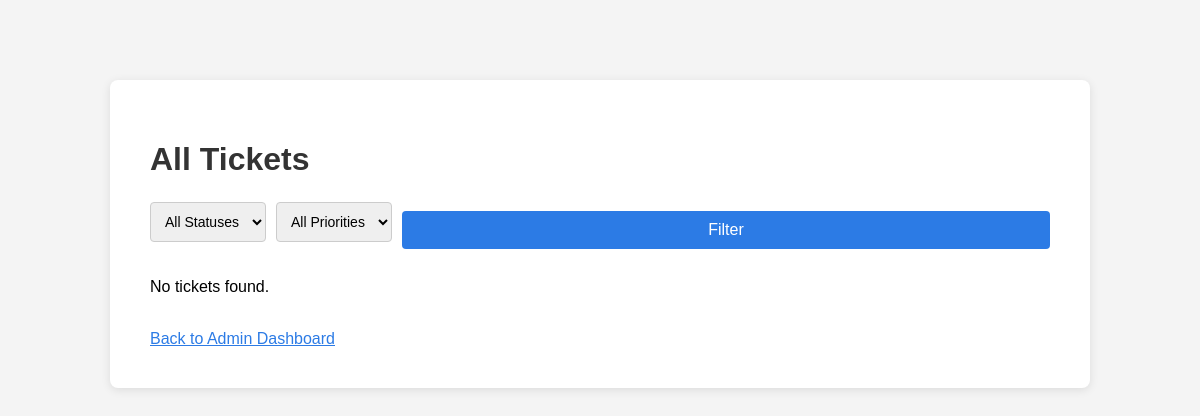
The page /admin/tickets (signed in) on the database as committed earlier.
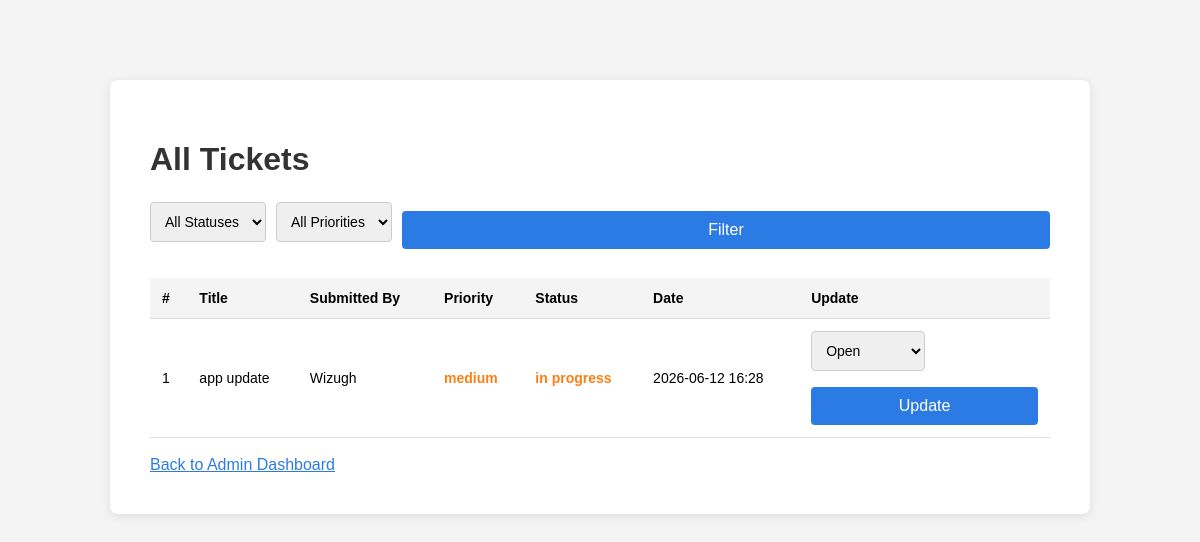
The same page on the database as committed later.
### tables this page shows
CREATE TABLE tickets (
            id INTEGER PRIMARY KEY AUTOINCREMENT,
            title TEXT NOT NULL,
            description TEXT NOT NULL,
            priority TEXT NOT NULL DEFAULT 'low',
            status TEXT NOT NULL DEFAULT 'open',
            created_by TEXT NOT NULL,
            date TEXT NOT NULL
        );

### app.py (the view)
@app.route('/admin/tickets')
def admin_tickets():
    if 'user' not in session or session['role'] != 'admin':
        return redirect(url_for('login'))
    status_filter = request.args.get('status', 'all')
    priority_filter = request.args.get('priority', 'all')
    conn = get_db()
    query = 'SELECT * FROM tickets'
    filters = []
    params = []
    if status_filter != 'all':
        filters.append('status = ?')
        params.append(status_filter)
    if priority_filter != 'all':
        filters.append('priority = ?')
        params.append(priority_filter)
    if filters:
        query += ' WHERE ' + ' AND '.join(filters)
    query += ' ORDER BY date DESC'
    tickets = conn.execute(query, params).fetchall()
    conn.close()
    return render_template('admin_tickets.html', tickets=tickets,
                          status_filter=status_filter,
                          priority_filter=priority_filter)

### app.py (called while the page is built)
def get_db():
    conn = sqlite3.connect('database.db')
    conn.row_factory = sqlite3.Row
    return conn

### templates/admin_tickets.html (shortened to what this page needs)
<!DOCTYPE html>
<html>
<head>
    <link rel="stylesheet" href="{{ url_for('static', filename='style.css') }}">
</head>
<body>
    <div class="container wide">
        <h1>All Tickets</h1>
        <form method="GET" class="filter-form">
            <select name="status">
                <option value="all" {% if status_filter=='all' %}selected{% endif %}>All Statuses</option>
            </select>
            <select name="priority">
                <option value="all" {% if priority_filter=='all' %}selected{% endif %}>All Priorities</option>
            </select>
            <button type="submit">Filter</button>
        </form>
        {% if tickets %}
        <table>
            <thead>
                <tr>
                    <th>#</th>
                    <th>Title</th>
                    <th>Submitted By</th>
                    <th>Priority</th>
                    <th>Status</th>
                    <th>Date</th>
                    <th>Update</th>
                </tr>
            </thead>
            <tbody>
                {% for ticket in tickets %}
                <tr>
                    <td>{{ ticket['id'] }}</td>
                    <td>{{ ticket['title'] }}</td>
                    <td>{{ ticket['created_by'] }}</td>
                    <td class="priority-{{ ticket['priority'] }}">{{ ticket['priority'] }}</td>
                    <td class="status-{{ ticket['status'].replace(' ', '-') }}">{{ ticket['status'] }}</td>
                    <td>{{ ticket['date'] }}</td>
                    <td>
                        <form method="POST" action="/admin/update/{{ ticket['id'] }}">
                            <select name="status">
                                <option value="open">Open</option>
                            </select>
                            <button type="submit">Update</button>
                        </form>
                    </td>
                </tr>
                {% endfor %}
            </tbody>
        </table>
        {% else %}
            <p>No tickets found.</p>
        {% endif %}
        <br>
        <a href="/admin">Back to Admin Dashboard</a>
    </div>
</body>
</html>

### static/style.css (style rules this page uses)
body { font-family: Arial, sans-serif; background-color: #f4f4f4; margin: 0; padding: 0; }
.container { max-width: 500px; margin: 80px auto; background: white; padding: 40px; border-radius: 8px; box-shadow: 0 2px 10px rgba(0,0,0,0.1); }
h1 { margin-bottom: 24px; color: #333; }
button { width: 100%; padding: 10px; background-color: #2c7be5; color: white; border: none; border-radius: 4px; font-size: 16px; cursor: pointer; }
a { color: #2c7be5; }
.container.wide { max-width: 900px; }
select { padding: 10px; border: 1px solid #ccc; border-radius: 4px; font-size: 14px; margin-bottom: 16px; }
table { width: 100%; border-collapse: collapse; margin-top: 20px; }
th, td { padding: 12px; text-align: left; border-bottom: 1px solid #ddd; font-size: 14px; }
th { background-color: #f4f4f4; font-weight: bold; }
.priority-medium { color: #fd7e14; font-weight: bold; }
.status-in-progress { color: #fd7e14; font-weight: bold; }
.filter-form { display: flex; gap: 10px; margin-bottom: 20px; align-items: center; }

Rows that differ between the two databases and show on the page:
added tickets: id "1", title "app update", created_by "Wizugh", priority "medium", status "in progress", date "2026-06-12 16:28"
Other text that changed with them:
text no longer shown: "No tickets found."
text now shown: "# Title Submitted By Priority Status Date Update"
